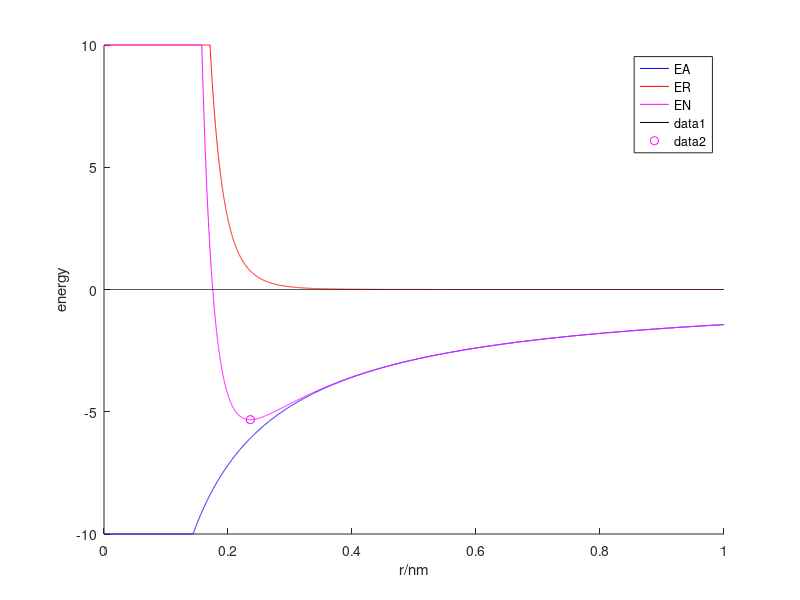

Recreate this plot in MATLAB.
close all

r = linspace(0,1,10000);
EA = -1.436./r;
ER = 7.32e-6./r.^8;
EN = EA+ER;

boundary = [-10 10];

EA(EA<boundary(1)) = boundary(1);
EN(EN>boundary(2)) = boundary(2);
ER(ER>boundary(2)) = boundary(2);

[ENmin,ENminind] = min(EN);
r0 = r(ENminind);

hold on
plot(r,EA,'b')
plot(r,ER,'r')
plot(r,EN,'m')
xlabel('r/nm')
ylabel('energy')
legend('EA','ER','EN')
plot(r,r*0,'k')
plot(r0,ENmin,'mo')